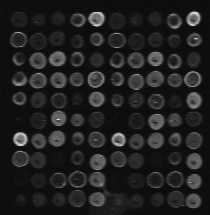
//> input picture MicroArrayAnalysis/image/Array-9.tif, 210 x 215 px
$ ./main   (built with g++ and OpenCV 4)
//> lines starting //> are read from the running program, lines starting //| are printed output that depends on the picture; after the words box and inside, x2 and y2 are one past the last pixel; in counts of white or black regions, pixels touching at a corner belong together
### MicroArrayAnalysis/Part4.h
#include<iostream>
#include <cv.h>
#include <cxcore.h>
#include <highgui.h>
#include <cmath>
#include "Functions.h"
using namespace std;


int** connected_4(IplImage* img)
{
	uchar* data = (uchar*) img -> imageData;
	int width = img->width;
	int height = img->height;
	int step = img->widthStep;
	int **blob_4;                   // Here a 2D array is created that stores the region numbers
	blob_4 = new int*[height];
	for(int i = 0 ; i < height; i++)
	{
		blob_4[i] = new int[width];
	}
	for(int i = 0 ; i < height; i++)
	{
		for(int j = 0; j < width; j++)
		{
			blob_4[i][j] = 0;
		}
	}

	  // 4 connected neighborhood

	int b4reg = 1;

	for(int i = 0; i < height; i++)
	{
		for(int j = 0; j < width; j++)
		{
			if(i == 0)
			{
				if(j == 0)
				{
				  if(data[i * step + j] = 255)
					{
						blob_4[i][j] = b4reg;
						b4reg = b4reg + 1;
					}
				}
				else
				{
					if((data[i * step + j] == 255) && (data[i * step +(j-1)] == 0))
					{
						blob_4[i][j] = b4reg;
						b4reg = b4reg + 1;
					}
					if((data[i, j] == 255) && (data[i * step +(j-1)] == 255))
					{
						blob_4[i][j] = blob_4[i][(j-1)];
					}

				 }
			}
			else
			{
				if(j == 0)
				{
					if((data[i * step + j] == 255) && (data[(i-1) * step + j] == 0))
					{
						blob_4[i][j] = b4reg;
						b4reg = b4reg + 1;
					}
					if((data[i * step + j] == 255) && (data[(i-1) * step + j] == 255))
					{
						blob_4[i][j] = blob_4[(i-1)][j];
					}
				}
			   else
			   {
					if((data[i * step + j] == 255) && (data[(i-1) * step + j] == 0) && (data[i * step +(j-1)] == 0))
					{
						blob_4[i][j] = b4reg;
						b4reg = b4reg + 1;
					}
					if((data[i * step + j] == 255) && (data[(i-1) * step + j] == 0) && (data[i * step +(j-1)] == 255))
					{
						blob_4[i][j] = blob_4[i][(j-1)];
					}
					if((data[i * step + j] == 255) && (data[(i-1) * step + j] == 255) && (data[i * step +(j-1)] == 0))
					{
						blob_4[i][j] = blob_4[(i-1)][j];
					}
					if((data[i * step +j ] == 255) && (data[(i-1) * step + j] == 255) && (data[i * step +(j-1)] == 255))
					{
						if(blob_4[(i-1)][j] == blob_4[i][(j-1)])
						{
							blob_4[i][j] = blob_4[(i-1)][j];
						}
						else
						{
							int min = blob_4[(i-1)][j];
							if(blob_4[i][(j -1 )] < min )
							{
								min = blob_4[i][(j -1 )];
							}

							blob_4[i][(j -1 )] = min;
							blob_4[(i-1)][j] = min;
							blob_4[i][j] = min;
						}

					}
				}
			}
		}
	}
	return blob_4;
}

//===================================================================================
// 8 connected neighborhood
// [166 lines left out: function connected_8, not called in this run]
IplImage* connected_regions(IplImage* im, int** blob)
{
	int max = blob[0][0];
	for(int i = 0; i < im->height; i++)
	{
		for(int j = 0; j < im->width; j++)
		{
			if( blob[i][j] >=  max)
			{
				max = blob[i][j];
			}
		}
	}


	int ** A;
	A = new int*[max+1];

	for(int i = 0; i <= max; i++)
	{
		A[i] = new int[4];
	}
	for(int i = 0; i <= max; i++)
	{
		for(int j = 0; j < 4; j++)
		{
			A[i][j] = 0;
		}
	}

	for(int i = 0; i < im->height; i++)
	{
		for(int j = 0; j < im->width; j++)
		{
			if(blob[i][j] > 0 )
			{
				A[blob[i][j]][0] = A[blob[i][j]][0] + 1;
				A[blob[i][j]][1] = A[blob[i][j]][1] + i;
				A[blob[i][j]][2] = A[blob[i][j]][2] + j;
				A[blob[i][j]][3] = A[blob[i][j]][2] + im->imageData[i * im->widthStep + j];
			}
		}
	}
	cout<<endl<<endl<<"Region Number    "<<"Ceteroid        "<<"Area          "<<"Opticcal Density        "<<endl<<endl;
	int region_counter = 0;
	for(int i = 0; i < max; i++)
	{
		if((A[i][1] != 0 || A[i][2] != 0) && A[i][0] > 15)
		{
			int c1 =A[i][1]/A[i][0];
			int c2 =A[i][2]/A[i][0];
			int c3 =A[i][3]/A[i][0];

			cout<< i<<"         "<<"("<<c1<<","<<c2<<")        "<<A[i][0]<<"         "<<c3<<endl;
			region_counter  = region_counter +1;
		}
	}

	cout<<endl<<"Total number of regions is "<<region_counter<<endl;
	IplImage* colorimg = cvCreateImage(cvSize(im->width,im->height),IPL_DEPTH_8U,3);
	  uchar *cdata = (uchar*)colorimg -> imageData;
	  int cheight = colorimg -> height;
	  int cwidth  = colorimg -> width;
	  int cstep   = colorimg -> widthStep;
	  int cchannels = colorimg->nChannels;

for( int i = 0; i < cheight; i++)
		{
			for( int j = 0; j < cwidth; j++)
			{
					cdata[i * cstep + j * cchannels] = 0;
					cdata[i * cstep + j * cchannels + 1] = 0;
					cdata[i * cstep + j * cchannels + 2] = 0;
				}
		}

	for(int k = 1; k < max; k++)
	{
		int color = rand()%256;
		int color1 = rand()%256;
		int color2 = rand()%256;
		for( int i = 0; i < cheight; i++)
		{
			for( int j = 0; j < cwidth; j++)
			{
				if(blob[i][j] == k)
				{
					cdata[i * cstep + j * cchannels] = color;
					cdata[i * cstep + j * cchannels + 1] = color1;
					cdata[i * cstep + j * cchannels + 2] = color2;
				}
			}
		}
	}
	return colorimg;
}

### MicroArrayAnalysis/Part3.h
#include<iostream>
#include <cv.h>
#include <cxcore.h>
#include <highgui.h>
#include <cmath>
#include "Functions.h"

using namespace std;

//// dilation
IplImage* dilation3(IplImage* img)
{
  uchar* data = (uchar*) img -> imageData;
  int width = img->width;
  int height = img->height;
  int step = img->widthStep;
  IplImage* tmpimg = cvCreateImage(cvSize(width,height),IPL_DEPTH_8U,1);
  uchar* tmpdata = (uchar*) tmpimg -> imageData;
  int tmpwidth = tmpimg->width;
  int tmpheight = tmpimg->height;
  int tmpstep = tmpimg->widthStep;

	for(int i = 1; i < tmpheight; i++)
	{
		for(int j = 1; j < tmpwidth; j++)
		{
			if((data[(i - 1) * step + (j - 1)] == 255)
				|| (data[(i - 1) * step + j] == 255)
				|| (data[(i - 1) * step + (j + 1)] == 255)
				|| (data[i * step + (j - 1)] == 255)
				|| (data[i * step + j] == 255)
				|| (data[i * step + (j + 1)] == 255)
				|| (data[(i + 1) * step + (j - 1)] == 255)
				|| (data[(i + 1)* step + j] == 255)
				|| (data[(i + 1) * step + (j + 1)] == 255))
			{
				tmpdata[i * tmpstep + j] = 255;
			}
			else
			{
				tmpdata[i * tmpstep + j] = 0;
			}
		}
	}
	return tmpimg;
}


IplImage* padding3(IplImage* img)
{
  uchar* data = (uchar*) img -> imageData;
  int width = img->width;
  int height = img->height;
  int step = img->widthStep;

  IplImage* tmpimg = cvCreateImage(cvSize(width + 2,height + 2),IPL_DEPTH_8U,1);
  uchar* tmpdata = (uchar*) tmpimg -> imageData;
  int tmpwidth = tmpimg->width;
  int tmpheight = tmpimg->height;
  int tmpstep = tmpimg->widthStep;

	for(int i = 0; i < tmpheight; i++)
	{
		for(int j = 0; j < tmpwidth; j++)
		{
			if((i > 0) && (j > 0) && (i < height + 1) && (j < width + 1))
			{
				tmpdata[i * tmpstep + j] = data [(i-1)* step + (j-1)];
			}
			if((i == 0) && (j > 0) && (j < width + 1))
			{
				tmpdata[j] =  data [j];
			}
			if((i == height + 1) && (j > 0) && (j < width + 1))
			{
				tmpdata[i * tmpstep + j] =  tmpdata [(i-1)* tmpstep + j];
			}
			if((j == 0) && (i < height + 2))
			{
				tmpdata[i * tmpstep + j] =  tmpdata [i * tmpstep + (j+1)];
			}
			if((j == width + 1) && (i < height + 2))
			{
				tmpdata[i * tmpstep + j] =  tmpdata [i * tmpstep + (j-1)];
			}
		}
	}

	return tmpimg;
}

//// erosion
IplImage* erosion3(IplImage* img)
{
  uchar* data = (uchar*) img -> imageData;
  int width = img->width;
  int height = img->height;
  int step = img->widthStep;
  IplImage* tmpimg = cvCreateImage(cvSize(width,height),IPL_DEPTH_8U,1);
  uchar* tmpdata = (uchar*) tmpimg -> imageData;
  int tmpwidth = tmpimg->width;
  int tmpheight = tmpimg->height;
  int tmpstep = tmpimg->widthStep;

	for(int i = 1; i < tmpheight; i++)
	{
		for(int j = 1; j < tmpwidth; j++)
		{
			if((data[(i - 1) * step + (j - 1)] == 255)
				&& (data[(i - 1) * step + j] == 255)
				&& (data[(i - 1) * step + (j + 1)] == 255)
				&& (data[i * step + (j - 1)] == 255)
				&& (data[i * step + j] == 255)
				&& (data[i * step + (j + 1)] == 255)
				&& (data[(i + 1) * step + (j - 1)] == 255)
				&& (data[(i + 1)* step + j] == 255)
				&& (data[(i + 1) * step + (j + 1)] == 255))
				{
					tmpdata[i * tmpstep + j] = 255;
				}
				else
				{
					tmpdata[i * tmpstep + j] = 0;
				}

		}
	}
return tmpimg;
}


IplImage* unpad3(IplImage* img)
{
  uchar* data = (uchar*) img -> imageData;
  int width = img->width;
  int height = img->height;
  int step = img->widthStep;
IplImage* tmpimg = cvCreateImage(cvSize(width- 2 ,height- 2),IPL_DEPTH_8U,1);
  uchar* tmpdata = (uchar*) tmpimg -> imageData;
  int tmpwidth = tmpimg->width;
  int tmpheight = tmpimg->height;
  int tmpstep = tmpimg->widthStep;
	for(int i = 0; i < tmpheight; i++)
	{
		for(int j = 0; j < tmpwidth; j++)
		{
			tmpdata[i * tmpstep + j] = data[(i+1) * step + (j+1)];
		}
	}
	return tmpimg;
}

// [194 lines left out: functions padding5, dilation5, erosion5, unpad5, close_open3, not called in this run]


IplImage* open_close3(IplImage* img)
{
  img = padding3(img);
  IplImage* tmpimg = dilation3(img);
 tmpimg = erosion3(tmpimg);
  tmpimg = erosion3(tmpimg);
  tmpimg = dilation3(tmpimg);
  tmpimg = unpad3(tmpimg);
  return tmpimg;
}

// [22 lines left out: functions close_open5, open_close5, not called in this run]


IplImage* countor(IplImage* img)
{
  uchar* data = (uchar*) img -> imageData;
  int width = img->width;
  int height = img->height;
  int step = img->widthStep;
  IplImage* tmpimg = cvCreateImage(cvSize(width,height),IPL_DEPTH_8U,1);
  uchar* tmpdata = (uchar*) tmpimg -> imageData;
  int tmpwidth = tmpimg->width;
  int tmpheight = tmpimg->height;
  int tmpstep = tmpimg->widthStep;
  for(int i = 1; i < height-1; i++)
  {
	  for(int j = 1; j < width-1; j++)
	  {

		  	if((data[(i - 1) * step + (j - 1)] == 255)
			&& (data[(i - 1) * step + j] == 255)
			&& (data[(i - 1) * step + (j + 1)] == 255)
			&& (data[i * step + (j - 1)] == 255)
			&& (data[i * step + j] == 255)
			&& (data[i * step + (j + 1)] == 255)
			&& (data[(i + 1) * step + (j - 1)] == 255)
			&& (data[(i + 1)* step + j] == 255)
			&& (data[(i + 1) * step + (j + 1)] == 255))
			{
				tmpdata[i * tmpstep + j] = 0;
			}
			else
			{
				tmpdata[i * tmpstep + j] = data[i * step + j];
			}
	  }
  }
  return tmpimg;
}

### MicroArrayAnalysis/Functions.h
#ifndef FUNCTIONS_H
#define FUNCTIONS_H

#include<iostream>
#include <cv.h>
#include <cxcore.h>
#include <highgui.h>

using namespace std;


int compute_threshold(IplImage* image)
{
  uchar *data_or = (uchar*)image -> imageData;
  int height_or = image -> height;
  int width_or  = image -> width;
  int step_or   = image -> widthStep;

// create a new image for storing a binary image


int temp[256];  // temp stores the number of occorance of each grey scale value
for(int i=0; i< 256; i++ )
{
	temp[i]=0;
}

for(int i=0; i< height_or; i++)
{
	for(int j=0; j< width_or; j++)
	{
		int x = data_or[i * step_or + j];
		temp[x]+=1;
	}
}

int int_thr = 128;  // Assumed thresholed value
int new_thr;       //  Calculated thresholed value
int flag = 0;

do
{
	if (flag == 1)
	{
		int_thr = new_thr;
		flag = 0;
	}

	int sum1=0;
	int sum2=0;
	int sum1_index=0;
	int sum2_index=0;
	int avg1 = 0;
	int avg2 = 0;
	new_thr = 0;
	for(int i=0; i < 256;i++)
		{
			if(i < int_thr)
			{
				sum1 = sum1 + (i*temp[i]);
				sum1_index = sum1_index + temp[i];
			}
			else
			{
				sum2 = sum2 + (i*temp[i]);
				sum2_index = sum2_index + temp[i];
			}
		}
	avg1 = sum1/sum1_index;
	avg2 = sum2/sum2_index;
	new_thr = (avg1 + avg2)/2;
	if(new_thr != int_thr)
		{
			flag = 1;
		}

}while(new_thr != int_thr );

return int_thr;

}

//================
//================
IplImage* binarize(IplImage* image, int thr)
{
  IplImage* img = cvCreateImage(cvSize(image->width,image->height),IPL_DEPTH_8U,1);
  uchar* data = (uchar*) img -> imageData;
  int width = img->width;
  int height = img->height;
  int step = img->widthStep;
	for(int i = 0; i < height; i++)
	{
	for(int j = 0; j < width; j++)
	{
		if(image->imageData[i * image->widthStep + j] < thr)
		{
			data[i * step + j] = 0;
		}
		else
		{
			data[i * step + j] = 255;
		}
	}
}

	return img;
}

#endif

### MicroArrayAnalysis/main.cpp

#include<iostream>
#include <cv.h>
#include <cxcore.h>
#include <highgui.h>
#include "Functions.h"
#include "Part3.h"
#include "Part4.h"

using namespace std;

int main()
{
  // load 8-bit, 1 channel grayscale TIF image
  IplImage* image = cvLoadImage("Array-9.tif", 0);
//> image is the input picture: 215 rows x 210 cols, CV_8UC1; min 7, max 234, mean 32.5

  /**************************************************************************BINARY IMAGE***************************************/
  // function returns the threshold for binarizing the image
  int thr = compute_threshold(image);
//> after the loop in compute_threshold, `for(int i=0; i< height_or; i++)`: temp = 256 values, max 5970 at index 14, min 0 at index 0, mean 176.4
//> the loop in compute_threshold, `do` made 7 passes
//> (int_thr, sum1, sum1_index, sum2, sum2_index, avg1, avg2, new_thr) on passes 2 to 7: (94, 1204660, 42876, 262210, 2274, 28, 115, 71), (71, 968534, 39993, 498336, 5157, 24, 96, 60), (60, 858547, 38293, 608323, 6857, 22, 88, 55), (55, 810426, 37450, 656444, 7700, 21, 85, 53), (53, 790619, 37080, 676251, 8070, 21, 83, 52), (52, 781519, 36905, 685351, 8245, 21, 83, 52)
//> after the loop in compute_threshold, `do`: int_thr = 52; flag = 0
//> thr = 52
  cout<<"####################################################"<<endl<<endl;;
  cout<<" computed threshold value is : "<<thr<<endl<<endl;
//|  computed threshold value is : 52
  cout<<"####################################################"<<endl<<endl;
  // function returns the binarized image using the threshold passed as parameter
  IplImage* img = binarize(image,thr);
//> after the loop in binarize, `for(int i = 0; i < height; i++)`:
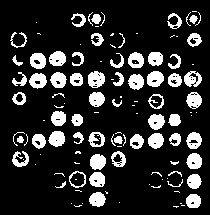
//> img: 215 rows x 210 cols, CV_8UC1; 17.3% white; 117 white regions (57 under 20 px), largest, box (x1, y1, x2, y2) and area: (88, 71, 105, 88) 216, (147, 71, 164, 87) 209, (48, 131, 65, 147) 204
  uchar* data = (uchar*) img -> imageData;
  int width = img->width;
  int height = img->height;
  int step = img->widthStep;


  /********************************************************************************GRID**********************************************/
IplImage* image1 = cvLoadImage("Array-9.tif", 1);
int *cols;
int *rows;
rows = new int[height];
cols = new int[width];

for(int i=0; i < width; i++)
{
	for(int j=0; j < height; j++)
    {
		cols[i] = 0;								// initialize array of columns to 0
		rows[j] = 0;								// initialize array of rows to 0
    }
}


int r1,r2,c1,c2,tRows,tCols;


 // calculating number of white pixels in image row wise and column wise
for(int i = 0; i < width; i++)
{
	for(int j = 0; j < height; j++)
    {
		if(data[i * step + j] == 255)
		{
			cols[i] = cols[i] + 1;
			rows[j] = rows[j] + 1;
		}
	}
}

// ignoring rows and columns with very few white pixels
for(int i = 0; i < width; i++)
{
	 if(cols[i] < 18)
	 {
		cols[i] = 0;
	 }
}

for(int i = 0; i < height; i++)
{
	 if(rows[i] < 18)
	 {
		rows[i] = 0;
	 }
}
// to store the first and last coordinate of image
for(int i = 1; i < width; i++)
{
	if(cols[i] != 0)
	{
		c1 = i;
		break;
	}
}
for(int i = 1; i < width; i++)
{
	if(cols[width - i] != 0)
	{
		c2 = width - i;
		break;
	}
}

for(int i = 1; i < height; i++)
{
	if(rows[i] != 0)
	{
		r1 = i;
		break;
	}
}
for(int i = 1; i < height; i++)
{
	if(rows[height - i] != 0)
	{
		r2 = height - i ;
		break;
	}
}
// drawing the line using first  and last coordinates
cvLine(image1, cvPoint(r1,c1), cvPoint(r1,c2), cvScalar(0,255,0), 1);
cvLine(image1, cvPoint(r1,c1), cvPoint(r2,c1), cvScalar(0,255,0), 1);
cvLine(image1, cvPoint(r2,c1), cvPoint(r2,c2), cvScalar(0,255,0), 1);
cvLine(image1, cvPoint(r1,c2), cvPoint(r2,c2), cvScalar(0,255,0), 1);
tCols = 1;
for(int i = r1; i < r2; i++)
{

	if(rows[i] == 0)  //if the value of row is zero, that mean there is no circle in it
	{
		do
		{
			i = i + 1;
		}while(rows[i] == 0);
		tCols = tCols + 1;
	cvLine(image1, cvPoint(i-1,c1), cvPoint(i-1,c2), cvScalar(0,255,0), 1);
	}
}
//> this loop made 146 passes
//> i on passes 16, 31, 47, 60, 76, 90, 103, 119: 31, 50, 71, 89, 111, 130, 148, 168
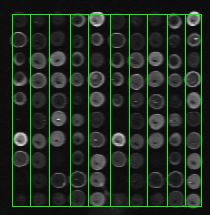
//> image1: 215 rows x 210 cols, CV_8UC3; mean B, G, R 31.1, 45.1, 31.1
//> after the loop, tCols = 10
tRows = 1;
for(int i = c1; i < c2; i++)
{

	if(cols[i] == 0)
	{
		do
		{
			i = i + 1;

		}while(cols[i] == 0);
		tRows = tRows + 1;
	cvLine(image1, cvPoint(r1,i-1), cvPoint(r2,i-1), cvScalar(0,255,0), 1);
	}
}
//> this loop made 147 passes
//> i on passes 13, 27, 43, 59, 74, 75, 87, 103: 33, 52, 72, 93, 112, 114, 132, 152
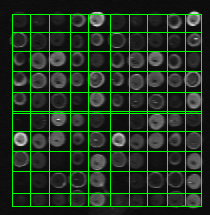
//> image1: 215 rows x 210 cols, CV_8UC3; 3.96% of pixels changed, all inside (x1, y1, x2, y2) = (13, 32, 201, 194)
//> after the loop, tRows = 11
cout<<"Size Of the Grid"<<endl;
cout<<"Total nmuber of rows : " <<tRows<<endl;
//| Total nmuber of rows : 11
cout<<"Total nmuber of columns : " <<tCols<<endl<<endl;
//| Total nmuber of columns : 10
cout<<"####################################################"<<endl<<endl;


/**********************************************************MORPHOLGICAL OPERATION***************************/
int choice;
IplImage* final;
  cout<<" 1. open-close operation for 3x3 window"<<endl;
  cout<<" 2. close-open operation for 3x3 window"<<endl;
  cout<<" 3. open-close operation for 5x5 window"<<endl;
  cout<<" 4. close-open operation for 5x5 window"<<endl<<endl;
  cout<<"please choose one of the above options (1-4):";
  cin>>choice;
//> the answer given: 1
  cout<<endl<<endl<<"####################################################"<<endl<<endl;

  switch(choice)
  {
	case 1:
		final = open_close3(img);
//> after the loop in unpad3, `for(int i = 0; i < tmpheight; i++)`:
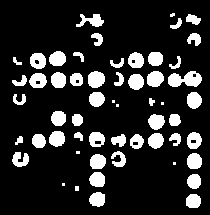
//> tmpimg: 215 rows x 210 cols, CV_8UC1; 16.4% white; 56 white regions (7 under 20 px), largest, box (x1, y1, x2, y2) and area: (168, 71, 202, 87) 372, (88, 71, 105, 88) 233, (147, 71, 164, 87) 217
	break;

	case 2:
		final = close_open3(img);
	break;

	case 3:
		final = open_close5(img);
	break;

	case 4:
		final = close_open5(img);
	break;

	default:
		cout<<endl<<" jason dude this is a wrong choice"<<endl;
		system("pause");
		exit(0);
  };
/************************************************************BLOB********************************/

  IplImage* colorimg;
  int** blob ;
  int choice1;
  cout<<endl<<"1. 4-connected window "<<endl<<"2. 8-connected window"<<endl<<"Enter your choice 1/2"<<endl<<endl;;


  cin>>choice1;
//> the answer given: 1
  cout<<endl<<endl<<"####################################################"<<endl<<endl;
  if(choice1 == 1)
  {
	blob =  connected_4(final);
//> the loop in connected_4, `for(int i = 0; i < height; i++)` made 215 passes
//> b4reg on passes 1 to 3: 2, 2, 2
//> after the loop in connected_4, `for(int i = 0; i < height; i++)`: b4reg = 226
  }
  else if(choice1 == 2)
  {
	blob =  connected_8(final);
  }
  else
  {
	  cout<<" Wrong choice "<<endl;
	  system("pause");
	  exit(0);
  }

  colorimg = connected_regions(final, blob);
//> in connected_regions, `int max = blob[0][0];`: max = 1
//> the loop in connected_regions, `for(int i = 0; i < im->height; i++)` made 215 passes
//> max on passes 1 to 3: 1, 1, 1
//> after the loop in connected_regions, `for(int i = 0; i < im->height; i++)`: max = 218
//> the loop in connected_regions, `for(int i = 0; i < max; i++)` made 218 passes
//> (c1, c2, c3) on passes 4, 5, 7, 10, 17, 18, 26, 28: (20, 91, 91), (15, 96, 95), (19, 192, 192), (23, 177, 177), (38, 97, 97), (38, 194, 194), (58, 57, 57), (55, 78, 78)
//> (printed output is left out)
//> after the loop in connected_regions, `for(int i = 0; i < max; i++)`: region_counter = 56
//| Total number of regions is 56
//> after the loop in connected_regions, `for(int k = 1; k < max; k++)`:
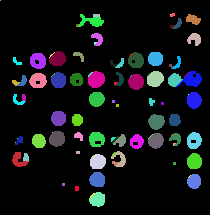
//> colorimg: 215 rows x 210 cols, CV_8UC3; mean B, G, R 23.5, 20.1, 18.1

/*********************************************************CONTOUR******************************/
  IplImage* contImg;
  img = padding3(img);
  IplImage* tmpimg = dilation3(img);

tmpimg = erosion3(tmpimg);
contImg =  countor(tmpimg);
//> after the loop in countor, `for(int i = 1; i < height-1; i++)`:
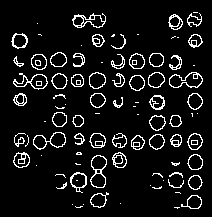
//> tmpimg: 217 rows x 212 cols, CV_8UC1; 8.5% white in thin lines or dots, all inside (x1, y1, x2, y2) = (11, 12, 203, 209)
contImg  = unpad3(contImg);
//> after the loop in unpad3 (call 2), `for(int i = 0; i < tmpheight; i++)`:
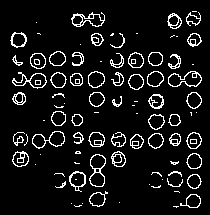
//> tmpimg: 215 rows x 210 cols, CV_8UC1; 8.7% white in thin lines or dots, all inside (x1, y1, x2, y2) = (10, 11, 202, 208)

/*********************************************************DISPLAY****************************/

  cvNamedWindow("InputImage", CV_WINDOW_AUTOSIZE);
  cvShowImage("InputImage", image);

  cvNamedWindow("BinaryImage", CV_WINDOW_AUTOSIZE);
  cvShowImage("BinaryImage", img);


  cvNamedWindow("GridImage");
  cvShowImage("GridImage",image1);

  cvNamedWindow("final image", CV_WINDOW_AUTOSIZE);
  cvShowImage("final image", final);

  cvNamedWindow("Blob Colored Image", CV_WINDOW_AUTOSIZE);
  cvShowImage("Blob Colored Image",colorimg);

 cvNamedWindow("contour image", CV_WINDOW_AUTOSIZE);
 cvShowImage("contour image", contImg);


  cvWaitKey(0);


  cvDestroyWindow("InputImage");
  cvDestroyWindow("BinaryImage");
  cvDestroyWindow("GridImage");
  cvDestroyWindow("final image");
  cvDestroyWindow("Blob Colored Image");
  cvDestroyWindow("contour image");

  cvReleaseImage(&colorimg);
  cvReleaseImage(&contImg);
  cvReleaseImage(&image);
  cvReleaseImage(&final);
  cvReleaseImage(&img);
  cvReleaseImage(&image1);


  return 0;
}
